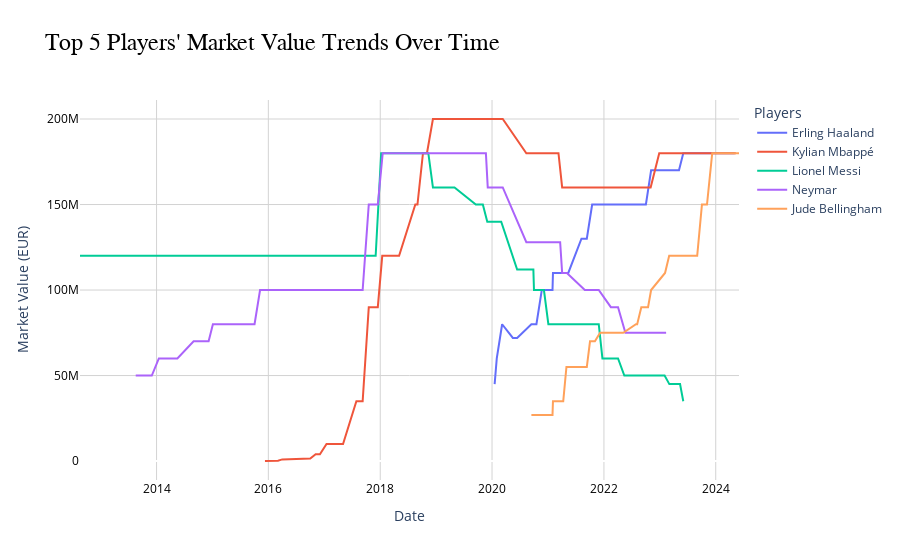

Notebook cell for this chart:
### Code cell
def plot_top_players_market_value(df, n_players=5):
    """
    Plot the market value evolution for the top n players by average market value.
    
    Args:
    df (pd.DataFrame): DataFrame containing player stats and market values
    n_players (int): Number of top players to plot
    
    Returns:
    plotly.graph_objs._figure.Figure: Plotly figure object
    """
    # Get the top n players by average market value
    top_players = df.groupby('player_name')['avg_monthly_market_value_in_eur'].mean().nlargest(n_players).index

    # Create the figure
    fig = go.Figure()

    # Add a line for each top player
    for player in top_players:
        player_data = df[df['player_name'] == player].sort_values('date')
        fig.add_trace(go.Scatter(
            x=player_data['date'],
            y=player_data['avg_monthly_market_value_in_eur'],
            mode='lines',
            name=player
        ))

    # Customize the layout
    fig.update_layout(
        title=f"Top {n_players} Players' Market Value Trends Over Time",
        xaxis_title="Date",
        yaxis_title="Market Value (EUR)",
        legend_title="Players",
        plot_bgcolor='white',
        paper_bgcolor='white',
        title_font=dict(size=24, family='Arial', color='black'),
        xaxis=dict(
            tickfont=dict(size=12, color='black'),
            showgrid=True,
            gridcolor='lightgrey'
        ),
        yaxis=dict(
            tickfont=dict(size=12, color='black'),
            showgrid=True,
            gridcolor='lightgrey'
        )
    )

    return fig

# Use the function to plot top 5 players
fig = plot_top_players_market_value(player_stats_with_valuations, n_players=5)
fig.show()
